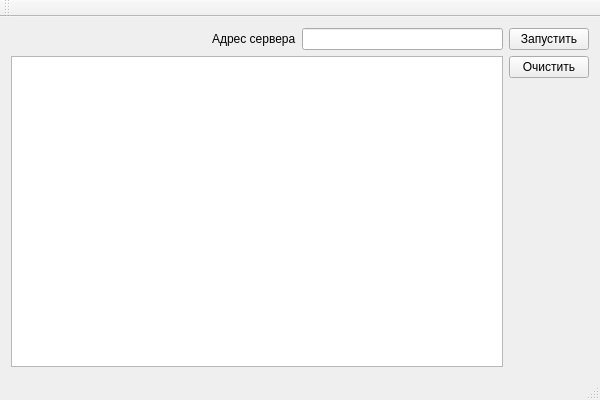
<?xml version="1.0" encoding="UTF-8"?>
<ui version="4.0">
 <class>MainWindow</class>
 <widget class="QMainWindow" name="MainWindow">
  <property name="geometry">
   <rect>
    <x>0</x>
    <y>0</y>
    <width>600</width>
    <height>400</height>
   </rect>
  </property>
  <property name="windowTitle">
   <string>MainWindow</string>
  </property>
  <widget class="QWidget" name="centralWidget">
   <layout class="QGridLayout" name="gridLayout">
    <item row="0" column="0">
     <layout class="QHBoxLayout" name="horizontalLayout">
      <item>
       <layout class="QVBoxLayout" name="verticalLayout_2">
        <item>
         <layout class="QHBoxLayout" name="horizontalLayout_2">
          <item>
           <spacer name="horizontalSpacer">
            <property name="orientation">
             <enum>Qt::Horizontal</enum>
            </property>
            <property name="sizeHint" stdset="0">
             <size>
              <width>40</width>
              <height>20</height>
             </size>
            </property>
           </spacer>
          </item>
          <item>
           <widget class="QLabel" name="label">
            <property name="text">
             <string>Адрес сервера</string>
            </property>
           </widget>
          </item>
          <item>
           <widget class="QLineEdit" name="serverAdressLine"/>
          </item>
         </layout>
        </item>
        <item>
         <widget class="QTextEdit" name="editServerLog"/>
        </item>
       </layout>
      </item>
      <item>
       <layout class="QVBoxLayout" name="verticalLayout">
        <item>
         <widget class="QPushButton" name="buttonRunServer">
          <property name="text">
           <string>Запустить</string>
          </property>
         </widget>
        </item>
        <item>
         <widget class="QPushButton" name="clearLogButton">
          <property name="text">
           <string>Очистить</string>
          </property>
         </widget>
        </item>
        <item>
         <spacer name="verticalSpacer">
          <property name="orientation">
           <enum>Qt::Vertical</enum>
          </property>
          <property name="sizeHint" stdset="0">
           <size>
            <width>20</width>
            <height>40</height>
           </size>
          </property>
         </spacer>
        </item>
       </layout>
      </item>
     </layout>
    </item>
   </layout>
  </widget>
  <widget class="QMenuBar" name="menuBar">
   <property name="geometry">
    <rect>
     <x>0</x>
     <y>0</y>
     <width>600</width>
     <height>18</height>
    </rect>
   </property>
  </widget>
  <widget class="QToolBar" name="mainToolBar">
   <attribute name="toolBarArea">
    <enum>TopToolBarArea</enum>
   </attribute>
   <attribute name="toolBarBreak">
    <bool>false</bool>
   </attribute>
  </widget>
  <widget class="QStatusBar" name="statusBar"/>
 </widget>
 <layoutdefault spacing="6" margin="11"/>
 <resources/>
 <connections/>
</ui>
